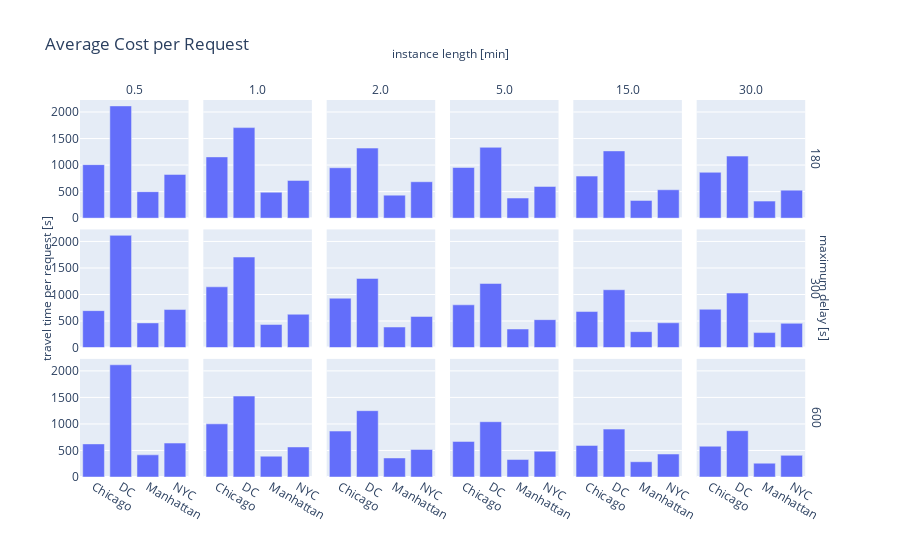

This figure's notebook cell:
### Markdown cell above
## IH all instances

### Code cell
dfih = df[df['method'] == 'ih']
fig = px.bar(
    dfih,
    x = 'area',
    y = 'cost_per_request',
    barmode='group',
    title = 'Average Cost per Request',
    facet_col='duration_minutes',
    facet_row='max_delay'
)

# shared axes titles
fig.for_each_yaxis(lambda y: y.update(title = ''))
fig.add_annotation(x=-0.06, y=0.5, text="travel time per request [s]", textangle=-90, xref="paper", yref="paper", showarrow=False)
fig.for_each_xaxis(lambda y: y.update(title = ''))

# faceting annotations
fig.add_annotation(x=0.5, y=1.15, text="instance length [min]",  xref="paper", yref="paper", showarrow=False)
fig.add_annotation(x=1.02, y=0.5, text="maximum delay [s]",  xref="paper", yref="paper", showarrow=False, textangle=90)

# faceting label editing
fig.for_each_annotation(lambda a: a.update(text=a.text.split("=")[-1]))

fig.show()

### Figure 1 — Plotly figure (JSON) as saved in the notebook; plotly's stock layout.template omitted (floating-point values rounded to 4 significant figures)
{"data": [{"alignmentgroup": "True", "hovertemplate": "max_delay=180<br>duration_minutes=0.5<br>area=%{x}<br>cost_per_request=%{y}<extra></extra>", "legendgroup": "", "marker": {"color": "#636efa", "pattern": {"shape": ""}}, "name": "", "offsetgroup": "", "orientation": "v", "showlegend": false, "textposition": "auto", "x": ["Chicago", "DC", "Manhattan", "NYC"], "xaxis": "x13", "y": [1008.0, 2115.0, 498.4, 823.8], "yaxis": "y13", "type": "bar"}, {"alignmentgroup": "True", "hovertemplate": "max_delay=180<br>duration_minutes=1.0<br>area=%{x}<br>cost_per_request=%{y}<extra></extra>", "legendgroup": "", "marker": {"color": "#636efa", "pattern": {"shape": ""}}, "name": "", "offsetgroup": "", "orientation": "v", "showlegend": false, "textposition": "auto", "x": ["Chicago", "DC", "Manhattan", "NYC"], "xaxis": "x14", "y": [1154.0, 1706.0, 488.8, 710.5], "yaxis": "y14", "type": "bar"}, {"alignmentgroup": "True", "hovertemplate": "max_delay=180<br>duration_minutes=2.0<br>area=%{x}<br>cost_per_request=%{y}<extra></extra>", "legendgroup": "", "marker": {"color": "#636efa", "pattern": {"shape": ""}}, "name": "", "offsetgroup": "", "orientation": "v", "showlegend": false, "textposition": "auto", "x": ["Chicago", "DC", "Manhattan", "NYC"], "xaxis": "x15", "y": [949.3, 1320.0, 433.2, 685.8], "yaxis": "y15", "type": "bar"}, {"alignmentgroup": "True", "hovertemplate": "max_delay=180<br>duration_minutes=5.0<br>area=%{x}<br>cost_per_request=%{y}<extra></extra>", "legendgroup": "", "marker": {"color": "#636efa", "pattern": {"shape": ""}}, "name": "", "offsetgroup": "", "orientation": "v", "showlegend": false, "textposition": "auto", "x": ["Chicago", "DC", "Manhattan", "NYC"], "xaxis": "x16", "y": [954.1, 1334.0, 378.5, 597.2], "yaxis": "y16", "type": "bar"}, {"alignmentgroup": "True", "hovertemplate": "max_delay=180<br>duration_minutes=15.0<br>area=%{x}<br>cost_per_request=%{y}<extra></extra>", "legendgroup": "", "marker": {"color": "#636efa", "pattern": {"shape": ""}}, "name": "", "offsetgroup": "", "orientation": "v", "showlegend": false, "textposition": "auto", "x": ["Chicago", "DC", "Manhattan", "NYC"], "xaxis": "x17", "y": [792.0, 1267.0, 333.8, 534.2], "yaxis": "y17", "type": "bar"}, {"alignmentgroup": "True", "hovertemplate": "max_delay=180<br>duration_minutes=30.0<br>area=%{x}<br>cost_per_request=%{y}<extra></extra>", "legendgroup": "", "marker": {"color": "#636efa", "pattern": {"shape": ""}}, "name": "", "offsetgroup": "", "orientation": "v", "showlegend": false, "textposition": "auto", "x": ["Chicago", "DC", "Manhattan", "NYC"], "xaxis": "x18", "y": [863.8, 1169.0, 320.5, 527.7], "yaxis": "y18", "type": "bar"}, {"alignmentgroup": "True", "hovertemplate": "max_delay=300<br>duration_minutes=0.5<br>area=%{x}<br>cost_per_request=%{y}<extra></extra>", "legendgroup": "", "marker": {"color": "#636efa", "pattern": {"shape": ""}}, "name": "", "offsetgroup": "", "orientation": "v", "showlegend": false, "textposition": "auto", "x": ["Chicago", "DC", "Manhattan", "NYC"], "xaxis": "x7", "y": [696.0, 2115.0, 464.6, 716.5], "yaxis": "y7", "type": "bar"}, {"alignmentgroup": "True", "hovertemplate": "max_delay=300<br>duration_minutes=1.0<br>area=%{x}<br>cost_per_request=%{y}<extra></extra>", "legendgroup": "", "marker": {"color": "#636efa", "pattern": {"shape": ""}}, "name": "", "offsetgroup": "", "orientation": "v", "showlegend": false, "textposition": "auto", "x": ["Chicago", "DC", "Manhattan", "NYC"], "xaxis": "x8", "y": [1145.0, 1706.0, 434.9, 628.2], "yaxis": "y8", "type": "bar"}, {"alignmentgroup": "True", "hovertemplate": "max_delay=300<br>duration_minutes=2.0<br>area=%{x}<br>cost_per_request=%{y}<extra></extra>", "legendgroup": "", "marker": {"color": "#636efa", "pattern": {"shape": ""}}, "name": "", "offsetgroup": "", "orientation": "v", "showlegend": false, "textposition": "auto", "x": ["Chicago", "DC", "Manhattan", "NYC"], "xaxis": "x9", "y": [930.0, 1303.0, 387.1, 586.3], "yaxis": "y9", "type": "bar"}, {"alignmentgroup": "True", "hovertemplate": "max_delay=300<br>duration_minutes=5.0<br>area=%{x}<br>cost_per_request=%{y}<extra></extra>", "legendgroup": "", "marker": {"color": "#636efa", "pattern": {"shape": ""}}, "name": "", "offsetgroup": "", "orientation": "v", "showlegend": false, "textposition": "auto", "x": ["Chicago", "DC", "Manhattan", "NYC"], "xaxis": "x10", "y": [805.7, 1208.0, 349.7, 526.0], "yaxis": "y10", "type": "bar"}, {"alignmentgroup": "True", "hovertemplate": "max_delay=300<br>duration_minutes=15.0<br>area=%{x}<br>cost_per_request=%{y}<extra></extra>", "legendgroup": "", "marker": {"color": "#636efa", "pattern": {"shape": ""}}, "name": "", "offsetgroup": "", "orientation": "v", "showlegend": false, "textposition": "auto", "x": ["Chicago", "DC", "Manhattan", "NYC"], "xaxis": "x11", "y": [679.1, 1090.0, 299.8, 466.9], "yaxis": "y11", "type": "bar"}, {"alignmentgroup": "True", "hovertemplate": "max_delay=300<br>duration_minutes=30.0<br>area=%{x}<br>cost_per_request=%{y}<extra></extra>", "legendgroup": "", "marker": {"color": "#636efa", "pattern": {"shape": ""}}, "name": "", "offsetgroup": "", "orientation": "v", "showlegend": false, "textposition": "auto", "x": ["Chicago", "DC", "Manhattan", "NYC"], "xaxis": "x12", "y": [721.2, 1027.0, 282.2, 456.5], "yaxis": "y12", "type": "bar"}, {"alignmentgroup": "True", "hovertemplate": "max_delay=600<br>duration_minutes=0.5<br>area=%{x}<br>cost_per_request=%{y}<extra></extra>", "legendgroup": "", "marker": {"color": "#636efa", "pattern": {"shape": ""}}, "name": "", "offsetgroup": "", "orientation": "v", "showlegend": false, "textposition": "auto", "x": ["Chicago", "DC", "Manhattan", "NYC"], "xaxis": "x", "y": [624.0, 2115.0, 417.9, 639.4], "yaxis": "y", "type": "bar"}, {"alignmentgroup": "True", "hovertemplate": "max_delay=600<br>duration_minutes=1.0<br>area=%{x}<br>cost_per_request=%{y}<extra></extra>", "legendgroup": "", "marker": {"color": "#636efa", "pattern": {"shape": ""}}, "name": "", "offsetgroup": "", "orientation": "v", "showlegend": false, "textposition": "auto", "x": ["Chicago", "DC", "Manhattan", "NYC"], "xaxis": "x2", "y": [1002.0, 1526.0, 392.1, 566.4], "yaxis": "y2", "type": "bar"}, {"alignmentgroup": "True", "hovertemplate": "max_delay=600<br>duration_minutes=2.0<br>area=%{x}<br>cost_per_request=%{y}<extra></extra>", "legendgroup": "", "marker": {"color": "#636efa", "pattern": {"shape": ""}}, "name": "", "offsetgroup": "", "orientation": "v", "showlegend": false, "textposition": "auto", "x": ["Chicago", "DC", "Manhattan", "NYC"], "xaxis": "x3", "y": [865.7, 1250.0, 358.7, 519.1], "yaxis": "y3", "type": "bar"}, {"alignmentgroup": "True", "hovertemplate": "max_delay=600<br>duration_minutes=5.0<br>area=%{x}<br>cost_per_request=%{y}<extra></extra>", "legendgroup": "", "marker": {"color": "#636efa", "pattern": {"shape": ""}}, "name": "", "offsetgroup": "", "orientation": "v", "showlegend": false, "textposition": "auto", "x": ["Chicago", "DC", "Manhattan", "NYC"], "xaxis": "x4", "y": [670.5, 1042.0, 329.5, 484.6], "yaxis": "y4", "type": "bar"}, {"alignmentgroup": "True", "hovertemplate": "max_delay=600<br>duration_minutes=15.0<br>area=%{x}<br>cost_per_request=%{y}<extra></extra>", "legendgroup": "", "marker": {"color": "#636efa", "pattern": {"shape": ""}}, "name": "", "offsetgroup": "", "orientation": "v", "showlegend": false, "textposition": "auto", "x": ["Chicago", "DC", "Manhattan", "NYC"], "xaxis": "x5", "y": [595.4, 902.6, 287.7, 433.0], "yaxis": "y5", "type": "bar"}, {"alignmentgroup": "True", "hovertemplate": "max_delay=600<br>duration_minutes=30.0<br>area=%{x}<br>cost_per_request=%{y}<extra></extra>", "legendgroup": "", "marker": {"color": "#636efa", "pattern": {"shape": ""}}, "name": "", "offsetgroup": "", "orientation": "v", "showlegend": false, "textposition": "auto", "x": ["Chicago", "DC", "Manhattan", "NYC"], "xaxis": "x6", "y": [580.0, 872.7, 260.2, 407.7], "yaxis": "y6", "type": "bar"}], "layout": {"xaxis": {"anchor": "y", "domain": [0.0, 0.1467], "title": {"text": ""}}, "yaxis": {"anchor": "x", "domain": [0.0, 0.3133], "title": {"text": ""}}, "xaxis2": {"anchor": "y2", "domain": [0.1667, 0.3133], "matches": "x", "title": {"text": ""}}, "yaxis2": {"anchor": "x2", "domain": [0.0, 0.3133], "matches": "y", "showticklabels": false, "title": {"text": ""}}, "xaxis3": {"anchor": "y3", "domain": [0.3333, 0.48], "matches": "x", "title": {"text": ""}}, "yaxis3": {"anchor": "x3", "domain": [0.0, 0.3133], "matches": "y", "showticklabels": false, "title": {"text": ""}}, "xaxis4": {"anchor": "y4", "domain": [0.5, 0.6467], "matches": "x", "title": {"text": ""}}, "yaxis4": {"anchor": "x4", "domain": [0.0, 0.3133], "matches": "y", "showticklabels": false, "title": {"text": ""}}, "xaxis5": {"anchor": "y5", "domain": [0.6667, 0.8133], "matches": "x", "title": {"text": ""}}, "yaxis5": {"anchor": "x5", "domain": [0.0, 0.3133], "matches": "y", "showticklabels": false, "title": {"text": ""}}, "xaxis6": {"anchor": "y6", "domain": [0.8333, 0.98], "matches": "x", "title": {"text": ""}}, "yaxis6": {"anchor": "x6", "domain": [0.0, 0.3133], "matches": "y", "showticklabels": false, "title": {"text": ""}}, "xaxis7": {"anchor": "y7", "domain": [0.0, 0.1467], "matches": "x", "showticklabels": false, "title": {"text": ""}}, "yaxis7": {"anchor": "x7", "domain": [0.3433, 0.6567], "matches": "y", "title": {"text": ""}}, "xaxis8": {"anchor": "y8", "domain": [0.1667, 0.3133], "matches": "x", "showticklabels": false, "title": {"text": ""}}, "yaxis8": {"anchor": "x8", "domain": [0.3433, 0.6567], "matches": "y", "showticklabels": false, "title": {"text": ""}}, "xaxis9": {"anchor": "y9", "domain": [0.3333, 0.48], "matches": "x", "showticklabels": false, "title": {"text": ""}}, "yaxis9": {"anchor": "x9", "domain": [0.3433, 0.6567], "matches": "y", "showticklabels": false, "title": {"text": ""}}, "xaxis10": {"anchor": "y10", "domain": [0.5, 0.6467], "matches": "x", "showticklabels": false, "title": {"text": ""}}, "yaxis10": {"anchor": "x10", "domain": [0.3433, 0.6567], "matches": "y", "showticklabels": false, "title": {"text": ""}}, "xaxis11": {"anchor": "y11", "domain": [0.6667, 0.8133], "matches": "x", "showticklabels": false, "title": {"text": ""}}, "yaxis11": {"anchor": "x11", "domain": [0.3433, 0.6567], "matches": "y", "showticklabels": false, "title": {"text": ""}}, "xaxis12": {"anchor": "y12", "domain": [0.8333, 0.98], "matches": "x", "showticklabels": false, "title": {"text": ""}}, "yaxis12": {"anchor": "x12", "domain": [0.3433, 0.6567], "matches": "y", "showticklabels": false, "title": {"text": ""}}, "xaxis13": {"anchor": "y13", "domain": [0.0, 0.1467], "matches": "x", "showticklabels": false, "title": {"text": ""}}, "yaxis13": {"anchor": "x13", "domain": [0.6867, 1.0], "matches": "y", "title": {"text": ""}}, "xaxis14": {"anchor": "y14", "domain": [0.1667, 0.3133], "matches": "x", "showticklabels": false, "title": {"text": ""}}, "yaxis14": {"anchor": "x14", "domain": [0.6867, 1.0], "matches": "y", "showticklabels": false, "title": {"text": ""}}, "xaxis15": {"anchor": "y15", "domain": [0.3333, 0.48], "matches": "x", "showticklabels": false, "title": {"text": ""}}, "yaxis15": {"anchor": "x15", "domain": [0.6867, 1.0], "matches": "y", "showticklabels": false, "title": {"text": ""}}, "xaxis16": {"anchor": "y16", "domain": [0.5, 0.6467], "matches": "x", "showticklabels": false, "title": {"text": ""}}, "yaxis16": {"anchor": "x16", "domain": [0.6867, 1.0], "matches": "y", "showticklabels": false, "title": {"text": ""}}, "xaxis17": {"anchor": "y17", "domain": [0.6667, 0.8133], "matches": "x", "showticklabels": false, "title": {"text": ""}}, "yaxis17": {"anchor": "x17", "domain": [0.6867, 1.0], "matches": "y", "showticklabels": false, "title": {"text": ""}}, "xaxis18": {"anchor": "y18", "domain": [0.8333, 0.98], "matches": "x", "showticklabels": false, "title": {"text": ""}}, "yaxis18": {"anchor": "x18", "domain": [0.6867, 1.0], "matches": "y", "showticklabels": false, "title": {"text": ""}}, "annotations": [{"showarrow": false, "text": "0.5", "x": 0.07333, "xanchor": "center", "xref": "paper", "y": 1.0, "yanchor": "bottom", "yref": "paper"}, {"showarrow": false, "text": "1.0", "x": 0.24, "xanchor": "center", "xref": "paper", "y": 1.0, "yanchor": "bottom", "yref": "paper"}, {"showarrow": false, "text": "2.0", "x": 0.4067, "xanchor": "center", "xref": "paper", "y": 1.0, "yanchor": "bottom", "yref": "paper"}, {"showarrow": false, "text": "5.0", "x": 0.5733, "xanchor": "center", "xref": "paper", "y": 1.0, "yanchor": "bottom", "yref": "paper"}, {"showarrow": false, "text": "15.0", "x": 0.74, "xanchor": "center", "xref": "paper", "y": 1.0, "yanchor": "bottom", "yref": "paper"}, {"showarrow": false, "text": "30.0", "x": 0.9067, "xanchor": "center", "xref": "paper", "y": 1.0, "yanchor": "bottom", "yref": "paper"}, {"showarrow": false, "text": "600", "textangle": 90, "x": 0.98, "xanchor": "left", "xref": "paper", "y": 0.1567, "yanchor": "middle", "yref": "paper"}, {"showarrow": false, "text": "300", "textangle": 90, "x": 0.98, "xanchor": "left", "xref": "paper", "y": 0.5, "yanchor": "middle", "yref": "paper"}, {"showarrow": false, "text": "180", "textangle": 90, "x": 0.98, "xanchor": "left", "xref": "paper", "y": 0.8433, "yanchor": "middle", "yref": "paper"}, {"showarrow": false, "text": "travel time per request [s]", "textangle": -90, "x": -0.06, "xref": "paper", "y": 0.5, "yref": "paper"}, {"showarrow": false, "text": "instance length [min]", "x": 0.5, "xref": "paper", "y": 1.15, "yref": "paper"}, {"showarrow": false, "text": "maximum delay [s]", "textangle": 90, "x": 1.02, "xref": "paper", "y": 0.5, "yref": "paper"}], "legend": {"tracegroupgap": 0}, "title": {"text": "Average Cost per Request"}, "barmode": "group"}}
